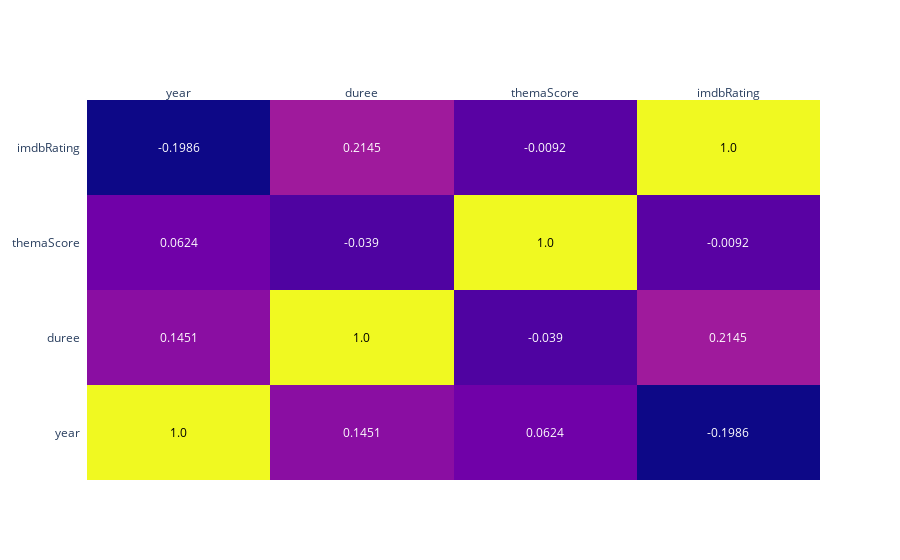

Notebook code cell kept with this figure:
### Markdown cell above
## Graph de correlation

### Code cell
corr_matrix = round(datasetWithoutOutlier.corr(), 4)

fig = ff.create_annotated_heatmap(corr_matrix.values,
                                  x = corr_matrix.columns.values.tolist(),
                                  y = corr_matrix.index.values.tolist(),
                                  )


fig.show()

### Figure 1 — Plotly figure (JSON) as saved in the notebook; plotly's stock layout.template omitted (floating-point values rounded to 4 significant figures)
{"data": [{"colorscale": [[0, "#0d0887"], [0.1111, "#46039f"], [0.2222, "#7201a8"], [0.3333, "#9c179e"], [0.4444, "#bd3786"], [0.5556, "#d8576b"], [0.6667, "#ed7953"], [0.7778, "#fb9f3a"], [0.8889, "#fdca26"], [1, "#f0f921"]], "reversescale": false, "showscale": false, "type": "heatmap", "x": ["year", "duree", "themaScore", "imdbRating"], "y": ["year", "duree", "themaScore", "imdbRating"], "z": [[1, 0.1451, 0.0624, -0.1986], [0.1451, 1, -0.039, 0.2145], [0.0624, -0.039, 1, -0.0092], [-0.1986, 0.2145, -0.0092, 1]]}], "layout": {"annotations": [{"font": {"color": "#000000"}, "showarrow": false, "text": "1.0", "x": "year", "xref": "x", "y": "year", "yref": "y"}, {"font": {"color": "#FFFFFF"}, "showarrow": false, "text": "0.1451", "x": "duree", "xref": "x", "y": "year", "yref": "y"}, {"font": {"color": "#FFFFFF"}, "showarrow": false, "text": "0.0624", "x": "themaScore", "xref": "x", "y": "year", "yref": "y"}, {"font": {"color": "#FFFFFF"}, "showarrow": false, "text": "-0.1986", "x": "imdbRating", "xref": "x", "y": "year", "yref": "y"}, {"font": {"color": "#FFFFFF"}, "showarrow": false, "text": "0.1451", "x": "year", "xref": "x", "y": "duree", "yref": "y"}, {"font": {"color": "#000000"}, "showarrow": false, "text": "1.0", "x": "duree", "xref": "x", "y": "duree", "yref": "y"}, {"font": {"color": "#FFFFFF"}, "showarrow": false, "text": "-0.039", "x": "themaScore", "xref": "x", "y": "duree", "yref": "y"}, {"font": {"color": "#FFFFFF"}, "showarrow": false, "text": "0.2145", "x": "imdbRating", "xref": "x", "y": "duree", "yref": "y"}, {"font": {"color": "#FFFFFF"}, "showarrow": false, "text": "0.0624", "x": "year", "xref": "x", "y": "themaScore", "yref": "y"}, {"font": {"color": "#FFFFFF"}, "showarrow": false, "text": "-0.039", "x": "duree", "xref": "x", "y": "themaScore", "yref": "y"}, {"font": {"color": "#000000"}, "showarrow": false, "text": "1.0", "x": "themaScore", "xref": "x", "y": "themaScore", "yref": "y"}, {"font": {"color": "#FFFFFF"}, "showarrow": false, "text": "-0.0092", "x": "imdbRating", "xref": "x", "y": "themaScore", "yref": "y"}, {"font": {"color": "#FFFFFF"}, "showarrow": false, "text": "-0.1986", "x": "year", "xref": "x", "y": "imdbRating", "yref": "y"}, {"font": {"color": "#FFFFFF"}, "showarrow": false, "text": "0.2145", "x": "duree", "xref": "x", "y": "imdbRating", "yref": "y"}, {"font": {"color": "#FFFFFF"}, "showarrow": false, "text": "-0.0092", "x": "themaScore", "xref": "x", "y": "imdbRating", "yref": "y"}, {"font": {"color": "#000000"}, "showarrow": false, "text": "1.0", "x": "imdbRating", "xref": "x", "y": "imdbRating", "yref": "y"}], "xaxis": {"dtick": 1, "gridcolor": "rgb(0, 0, 0)", "side": "top", "ticks": ""}, "yaxis": {"dtick": 1, "ticks": "", "ticksuffix": "  "}}}
